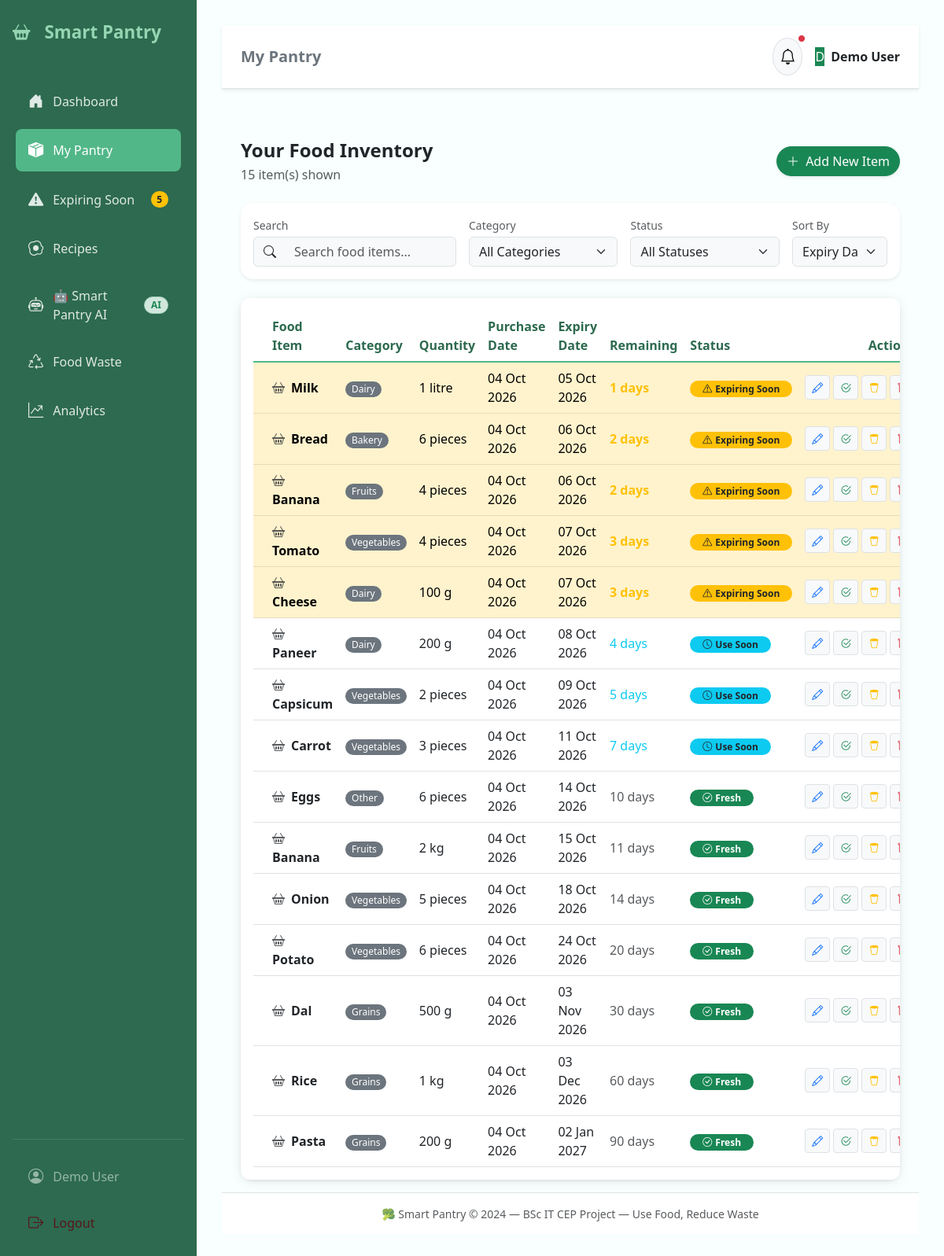
Page /pantry/ (signed in) on the committed database.
### models/pantry.py (models this page shows)
class PantryItem(db.Model):
    __tablename__ = 'pantry_items'
    id = db.Column(db.Integer, primary_key=True)
    user_id = db.Column(db.Integer, db.ForeignKey('users.id'), nullable=False)
    name = db.Column(db.String(100), nullable=False)
    category = db.Column(db.String(50), nullable=False)
    quantity = db.Column(db.Float, nullable=False)
    unit = db.Column(db.String(20), nullable=False)
    purchase_date = db.Column(db.Date, nullable=False)
    expiry_date = db.Column(db.Date, nullable=False)
    status = db.Column(db.String(20), default='available')
    created_at = db.Column(db.DateTime, server_default=db.func.now())
    user = relationship('User', backref='pantry_items')
    CATEGORIES = ['Dairy', 'Fruits', 'Vegetables', 'Grains', 'Bakery', 'Meat', 'Seafood', 'Frozen', 'Beverages', 'Snacks', 'Spices', 'Other']
    UNITS = ['pieces', 'kg', 'g', 'litre', 'ml', 'packet', 'bottle', 'box']
    @property
    def days_remaining(self):
        if self.expiry_date:
            return (self.expiry_date - date.today()).days
        return 0
    @property
    def computed_status(self):
        if self.status != 'available':
            return self.status
        days = self.days_remaining
        if days < 0:
            return 'Expired'
        elif days == 0:
            return 'Expires Today'
        elif days <= 3:
            return 'Expiring Soon'
        elif days <= 7:
            return 'Use Soon'
        else:
            return 'Fresh'

### routes/pantry.py (the view)
@pantry_bp.route('')
@pantry_bp.route('/')
@login_required
def list_items():
    user_id = session['user_id']
    query = PantryItem.query.filter_by(user_id=user_id)
    search = request.args.get('q', '').strip()
    category = request.args.get('category', '').strip()
    status_filter = request.args.get('status', '').strip()
    sort_by = request.args.get('sort', 'expiry_date')
    if search:
        query = query.filter(PantryItem.name.ilike(f'%{search}%'))
    if category:
        query = query.filter(PantryItem.category == category)
    items = query.all()
    if status_filter:
        items = [i for i in items if i.computed_status.lower().replace(' ', '_') == status_filter.lower().replace(' ', '_')
                 or i.computed_status.lower() == status_filter.lower()]
    if sort_by == 'name':
        items.sort(key=lambda x: x.name.lower())
    elif sort_by == 'category':
        items.sort(key=lambda x: x.category.lower())
    else:
        items.sort(key=lambda x: x.expiry_date)
    notifications = _get_notifications(user_id)
    return render_template('pantry.html',
                           items=items,
                           categories=PantryItem.CATEGORIES,
                           units=PantryItem.UNITS,
                           search_query=search,
                           filter_category=category,
                           filter_status=status_filter,
                           sort_by=sort_by,
                           notifications=notifications)

### templates/pantry.html (shortened to what this page needs)
{% extends "base.html" %}
{% block page_title %}My Pantry{% endblock %}
{% block content %}
<div class="d-flex justify-content-between align-items-center mb-4">
    <div>
        <h4 class="fw-bold mb-1">Your Food Inventory</h4>
        <span class="text-muted">{{ items|length }} item(s) shown</span>
    </div>
    <a href="{{ url_for('pantry.add') }}" class="btn btn-success rounded-pill shadow-sm">
        <i class="bi bi-plus-lg me-1"></i> Add New Item
    </a>
</div>
<div class="card border-0 shadow-sm rounded-4 mb-4">
    <div class="card-body">
        <form method="GET" action="{{ url_for('pantry.list_items') }}" class="row g-3 align-items-end" id="filter-form">
            <div class="col-md-4">
                <label for="search" class="form-label text-muted small mb-1">Search</label>
                <div class="input-group">
                    <span class="input-group-text bg-light border-end-0"><i class="bi bi-search"></i></span>
                    <input type="text" class="form-control bg-light border-start-0" id="search" name="q"
                           value="{{ search_query or '' }}" placeholder="Search food items...">
                </div>
            </div>
            <div class="col-md-3">
                <label for="category" class="form-label text-muted small mb-1">Category</label>
                <select class="form-select bg-light" id="category" name="category" onchange="this.form.submit()">
                    <option value="">All Categories</option>
                </select>
            </div>
            <div class="col-md-3">
                <label for="status" class="form-label text-muted small mb-1">Status</label>
                <select class="form-select bg-light" id="status" name="status" onchange="this.form.submit()">
                    <option value="">All Statuses</option>
                </select>
            </div>
            <div class="col-md-2">
                <label for="sort" class="form-label text-muted small mb-1">Sort By</label>
                <select class="form-select bg-light" id="sort" name="sort" onchange="this.form.submit()">
                    <option value="expiry_date" {% if sort_by == 'expiry_date' %}selected{% endif %}>Expiry Date</option>
                </select>
            </div>
        </form>
    </div>
</div>
<div class="card border-0 shadow-sm rounded-4">
    <div class="card-body p-0">
        <div class="table-responsive">
            <table class="table table-hover align-middle mb-0" id="pantry-table">
                <thead class="bg-light">
                    <tr>
                        <th class="ps-4">Food Item</th>
                        <th>Category</th>
                        <th>Quantity</th>
                        <th>Purchase Date</th>
                        <th>Expiry Date</th>
                        <th>Remaining</th>
                        <th>Status</th>
                        <th class="text-end pe-4">Actions</th>
                    </tr>
                </thead>
                <tbody>
                    {% if items %}
                        {% for item in items %}
                        <tr class="{% if item.days_remaining <= 0 %}table-danger{% elif item.days_remaining <= 3 %}table-warning{% endif %}">
                            <td class="ps-4 fw-bold">
                                <i class="bi bi-basket2 me-2 text-muted"></i>{{ item.name }}
                            </td>
                            <td><span class="badge bg-secondary rounded-pill fw-normal">{{ item.category }}</span></td>
                            <td>{{ item.quantity|int if item.quantity == item.quantity|int else item.quantity }} {{ item.unit }}</td>
                            <td>{{ item.purchase_date.strftime('%d %b %Y') if item.purchase_date else '-' }}</td>
                            <td>{{ item.expiry_date.strftime('%d %b %Y') if item.expiry_date else '-' }}</td>
                            <td>
                                {% if item.days_remaining < 0 %}
                                <span class="text-danger fw-bold">{{ item.days_remaining|abs }} days ago</span>
                                {% elif item.days_remaining == 0 %}
                                <span class="text-danger fw-bold">Today!</span>
                                {% else %}
                                <span class="{% if item.days_remaining <= 3 %}text-warning fw-bold{% elif item.days_remaining <= 7 %}text-info{% else %}text-muted{% endif %}">
                                    {{ item.days_remaining }} days
                                </span>
                                {% endif %}
                            </td>
                            <td>
                                {% set cs = item.computed_status %}
                                {% if cs == 'Expired' %}
                                <span class="badge bg-danger rounded-pill px-3">
                                    <i class="bi bi-x-circle me-1"></i>Expired
                                </span>
                                {% elif cs == 'Expires Today' %}
                                <span class="badge bg-danger rounded-pill px-3">
                                    <i class="bi bi-alarm me-1"></i>Expires Today
                                </span>
                                {% elif cs == 'Expiring Soon' %}
                                <span class="badge bg-warning text-dark rounded-pill px-3">
                                    <i class="bi bi-exclamation-triangle me-1"></i>Expiring Soon
                                </span>
                                {% elif cs == 'Use Soon' %}
                                <span class="badge bg-info text-dark rounded-pill px-3">
                                    <i class="bi bi-clock me-1"></i>Use Soon
                                </span>
                                {% else %}
                                <span class="badge bg-success rounded-pill px-3">
                                    <i class="bi bi-check-circle me-1"></i>Fresh
                                </span>
                                {% endif %}
                            </td>
                            <td class="text-end pe-4">
                                <div class="d-flex gap-1 justify-content-end">
                                    <a href="{{ url_for('pantry.edit', id=item.id) }}"
                                       class="btn btn-sm btn-light border" title="Edit">
                                        <i class="bi bi-pencil text-primary"></i>
                                    </a>
                                    <form method="POST" action="{{ url_for('pantry.used', id=item.id) }}" class="d-inline">
                                        <button type="submit" class="btn btn-sm btn-light border" title="Mark as Used"
                                                onclick="return confirm('Mark {{ item.name }} as used?')">
                                            <i class="bi bi-check2-circle text-success"></i>
                                        </button>
                                    </form>
                                    <a href="{{ url_for('pantry.wasted', id=item.id) }}"
                                       class="btn btn-sm btn-light border" title="Mark as Wasted">
                                        <i class="bi bi-trash2 text-warning"></i>
                                    </a>
                                    <form method="POST" action="{{ url_for('pantry.delete', id=item.id) }}"
                                          class="d-inline" id="delete-form-{{ item.id }}">
                                        <button type="button" class="btn btn-sm btn-light border" title="Delete"
                                                onclick="confirmDelete('{{ item.id }}', '{{ item.name }}')">
                                            <i class="bi bi-trash text-danger"></i>
                                        </button>
                                    </form>
                                </div>
                            </td>
                        </tr>
                        {% endfor %}
                    {% endif %}
                </tbody>
            </table>
        </div>
    </div>
</div>
{% endblock %}

### rows in the picture
PantryItem: name "Milk", category "Dairy", quantity "1", unit "litre", purchase_date "04 Oct 2026", expiry_date "05 Oct 2026", days_remaining "1", shows "Expiring Soon"
PantryItem: name "Bread", category "Bakery", quantity "6", unit "pieces", purchase_date "04 Oct 2026", expiry_date "06 Oct 2026", days_remaining "2", shows "Expiring Soon"
PantryItem: name "Banana", category "Fruits", quantity "4", unit "pieces", purchase_date "04 Oct 2026", expiry_date "06 Oct 2026", days_remaining "2", shows "Expiring Soon"
PantryItem: name "Tomato", category "Vegetables", quantity "4", unit "pieces", purchase_date "04 Oct 2026", expiry_date "07 Oct 2026", days_remaining "3", shows "Expiring Soon"
PantryItem: name "Cheese", category "Dairy", quantity "100", unit "g", purchase_date "04 Oct 2026", expiry_date "07 Oct 2026", days_remaining "3", shows "Expiring Soon"
PantryItem: name "Paneer", category "Dairy", quantity "200", unit "g", purchase_date "04 Oct 2026", expiry_date "08 Oct 2026", days_remaining "4", shows "Use Soon"
PantryItem: name "Capsicum", category "Vegetables", quantity "2", unit "pieces", purchase_date "04 Oct 2026", expiry_date "09 Oct 2026", days_remaining "5", shows "Use Soon"
PantryItem: name "Carrot", category "Vegetables", quantity "3", unit "pieces", purchase_date "04 Oct 2026", expiry_date "11 Oct 2026", days_remaining "7", shows "Use Soon"
PantryItem: name "Eggs", category "Other", quantity "6", unit "pieces", purchase_date "04 Oct 2026", expiry_date "14 Oct 2026", days_remaining "10", shows "Fresh"
PantryItem: name "Banana", category "Fruits", quantity "2", unit "kg", purchase_date "04 Oct 2026", expiry_date "15 Oct 2026", days_remaining "11", shows "Fresh"
PantryItem: name "Onion", category "Vegetables", quantity "5", unit "pieces", purchase_date "04 Oct 2026", expiry_date "18 Oct 2026", days_remaining "14", shows "Fresh"
PantryItem: name "Potato", category "Vegetables", quantity "6", unit "pieces", purchase_date "04 Oct 2026", expiry_date "24 Oct 2026", days_remaining "20", shows "Fresh"
PantryItem: name "Dal", category "Grains", quantity "500", unit "g", purchase_date "04 Oct 2026", expiry_date "03 Nov 2026", days_remaining "30", shows "Fresh"
PantryItem: name "Rice", category "Grains", quantity "1", unit "kg", purchase_date "04 Oct 2026", expiry_date "03 Dec 2026", days_remaining "60", shows "Fresh"
PantryItem: name "Pasta", category "Grains", quantity "200", unit "g", purchase_date "04 Oct 2026", expiry_date "02 Jan 2027", days_remaining "90", shows "Fresh"

### other values in the picture
{{ notifications.expiring_count }} "5"
{{ session.get('user_name', 'User') }} "Demo User"
{{ session.get('user_name', 'U')[0].upper() }} "D"
{{ items|length }} "15"
